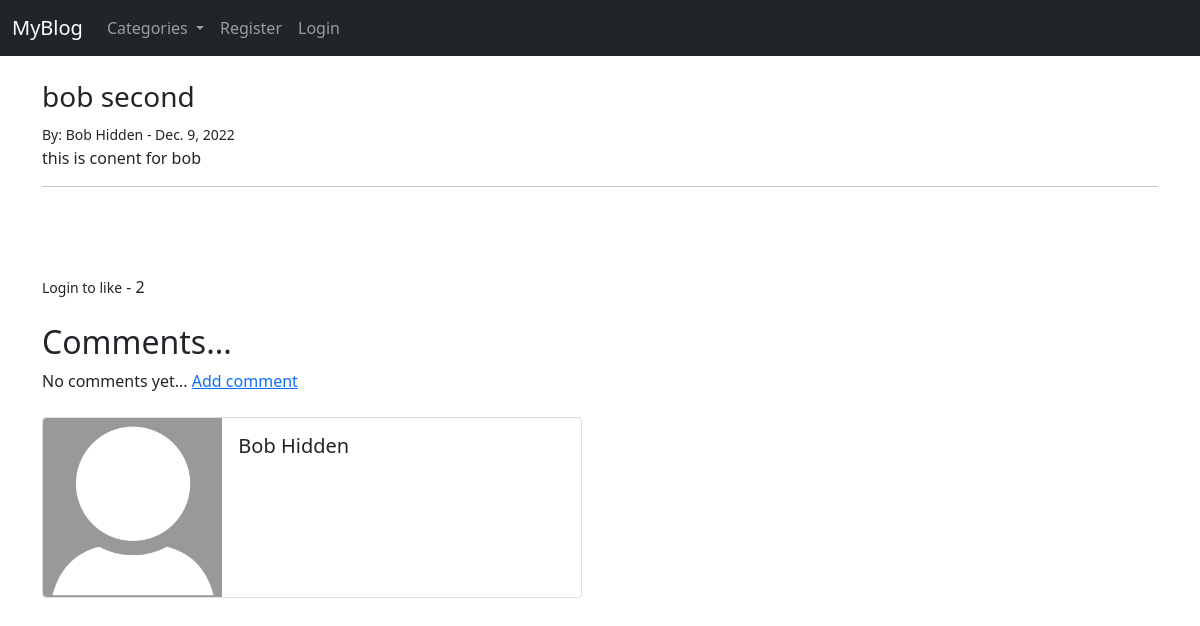
The app's page /article/30/, older data.
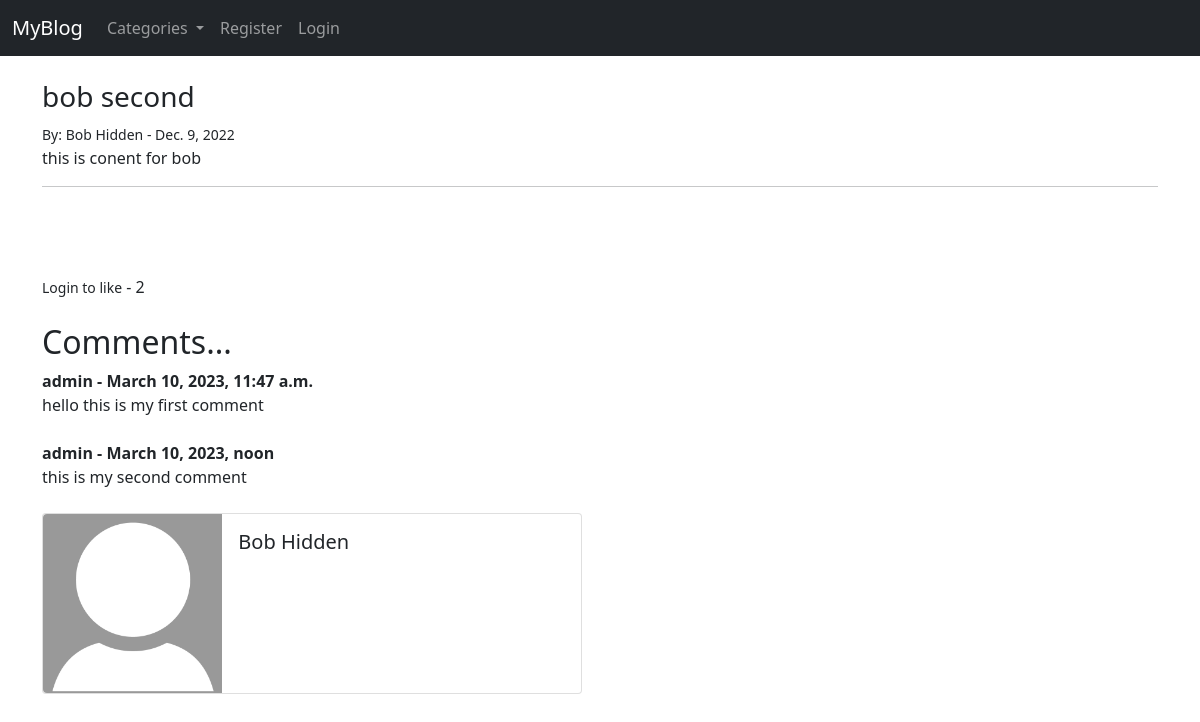
The same page, newer data.
### blog/models.py (models this page shows, shortened)
class Comment(models.Model):
    post = models.ForeignKey(Post, related_name='comments', on_delete=models.CASCADE)
    name = models.CharField(max_length=255)
    body = models.TextField()
    date_added = models.DateTimeField(auto_now_add=True)

### blog/views.py (the view)
# urls.py: path('article/<int:pk>/', ArticleDetailView.as_view(), name='article_detail'),
class ArticleDetailView(DetailView):
    model = Post
    template_name = 'article_detail.html'
    def get_context_data(self, *args, **kwargs):
        cat_menu = Category.objects.all()
        context = super(ArticleDetailView, self).get_context_data(*args, **kwargs)
        stuff = get_object_or_404(Post, id=self.kwargs['pk'])
        total_likes = stuff.total_likes()
        liked = False
        if stuff.likes.filter(id=self.request.user.id).exists():
            liked = True
        context['total_likes'] = total_likes
        context['cat_menu'] = cat_menu
        context['liked'] = liked
        return context

### blog/models.py (called while the page is built)
    def __str__(self):
        return self.name

    def total_likes(self):
        return self.likes.count()

### blog/templates/article_detail.html (shortened to what this page needs)
{% extends "base.html" %}
{% load static %}
{% block content %}
    <h3>{{post.title}}</h3>
    <small>By: {{post.author.first_name}} {{post.author.last_name}} - {{post.date}} </small>
    <br>
    <p>{{post.body|safe}}</p>
    <hr>
    <br><br>
    <br>
    <form action="{% url 'like_post' post.pk %}" method='POST'>
        {% if user.is_authenticated %}
            {% if liked %}
                <button type='submit' name='post_id' value='{{post.id}}' class='btn btn-danger btn-sm'>
                    Unlike
                </button>
            {% else %}
                <button type='submit' name='post_id' value='{{post.id}}' class='btn btn-primary btn-sm'>
                    Like
                </button>
            {% endif %}
        {% else %}
                <small>Login to like</small>
        {% endif %} - {{total_likes}}
    </form>
    <br>
    <h2>Comments...</h2>
    {% if not post.comments.all %}
        No comments yet... <a href="{% url 'add_comment' post.pk %}">Add comment</a>
        <br><br>
    {%else%}
        {% for comment in post.comments.all %}
            <strong>
                {{comment.name}} - {{comment.date_added}}
            </strong>
            <br>
            {{comment.body}}
            <br><br>
        {%endfor%}
    {%endif%}
    <div class="card mb-3" style="max-width: 540px;">
        <div class="row g-0">
          <div class="col-md-4">
            {% if post.author.profile.profile_picture %}
                <img src="{{post.author.profile.profile_picture.url}}" class="img-fluid rounded-start">
            {% else %}
                <img src="{% static 'blog/images/default-profile-photo.jpg' %}" class="img-fluid rounded-start">
            {% endif %}
          </div>
          <div class="col-md-8">
            <div class="card-body">
                <h5 class="card-title">
                    {{post.author.first_name}}
                    {{post.author.last_name}}
                </h5>
            </div>
          </div>
        </div>
      </div>
{% endblock content %}

Row changes from the older to the newer data that the page shows:
added Comment: name "admin", date_added "March 10, 2023, 11:47 a.m.", body "hello this is my first comment"
added Comment: name "admin", date_added "March 10, 2023, noon", body "this is my second comment"
Text that changed along with them:
text no longer shown: "No comments yet... Add comment"
